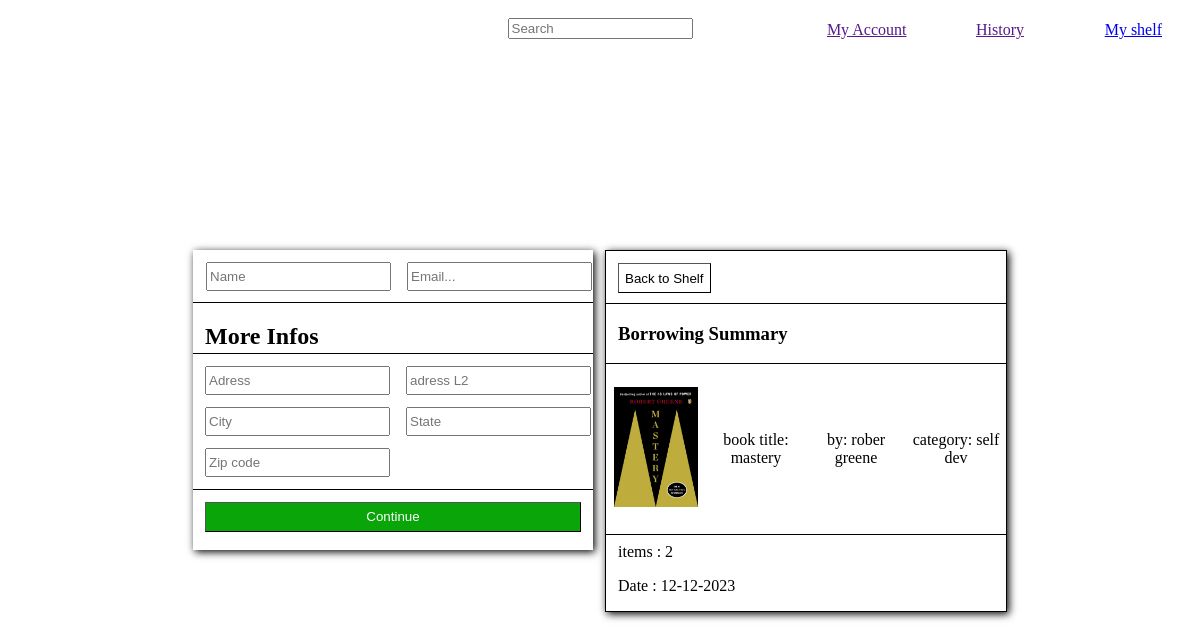
/pages/confirmation/ (signed in), run on an earlier commit of the app's database.
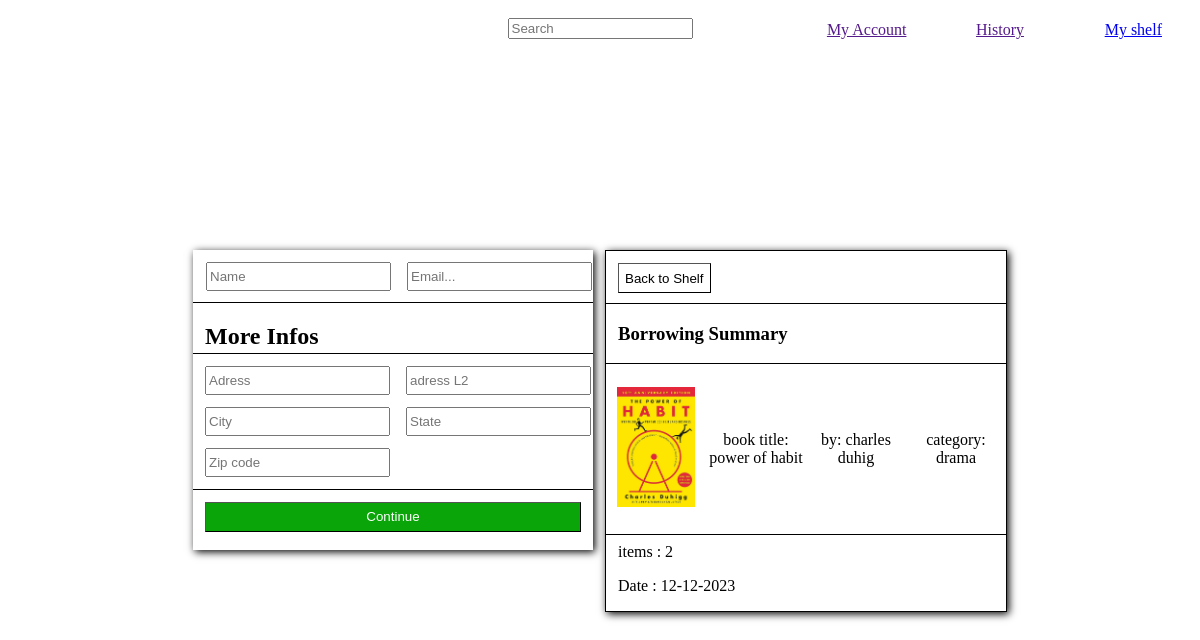
And on a later commit of the database.
### library/models.py (models this page shows, shortened)
class EmpruntItem(models.Model):
  book = models.ForeignKey(Book, on_delete=models.SET_NULL, blank=True, null=True)
  emprunt = models.ForeignKey(Emprunt, on_delete=models.SET_NULL, blank=True, null=True)
  date_added = models.DateTimeField(auto_now_add=True)
  quantity = models.IntegerField(default=0, null=True, blank=True)

class Book(models.Model):
  title = models.CharField(max_length=30, null=True)
  author = models.CharField(max_length=30, null=True)
  category = models.CharField(max_length=30, null=True)
  ISBN = models.CharField(max_length=30, null=True)
  status = models.CharField(max_length=30, null=True)
  image = models.ImageField(null=True, blank=True)
  @property
  def imageURL(self):
    try:
        url = self.image.url
    except:
        url = ''
    return url

### library/views.py (the view)
# urls.py: path('confirmation/',views.confirmation, name='confirmation'),
def confirmation(request):
    if request.user.is_authenticated:
        customer = request.user.customer
        emprunt, created = Emprunt.objects.get_or_create(customer=customer, complete=False)
        items = emprunt.empruntitem_set.all()
    else:
        items =[]
    context = {'items':items, 'emprunt':emprunt,}
    return render(request, 'library/html/confirmation.html', context)

### library/templates/library/html/confirmation.html (shortened to what this page needs)
{% load static %}
<!DOCTYPE html>
<html lang="en">
<head>
  <link rel="stylesheet" href="{% static 'css/home.css' %}">
  <link rel="stylesheet" href="{% static 'css/confirmation.css' %}">
  <link rel="stylesheet" href="{% static 'css/myshelf.css' %}">
</head>
<body>
  <div class="header">
    <div>
    </div>
    <div class="headersearch">
      <input placeholder="Search" type="text" name="" id="">
    </div>
    <div class="headeritems">
      <div><a href=""><p>My Account</p></a></div>
      <div><a href=""><p>History</p></a></div>
      <div><a href="{% url 'myshelf'%}"><p>My shelf</p></a></div>
    </div>
  </div>
  <div class="conf-elements">
    <div class="conf-user-info">
      <div class="name-email">
        <input class="input" type="text" name="" id="" placeholder="Name">
        <input class="input" type="text" name="" id="" placeholder="Email...">
      </div>
      <div class="more-infos">
        <h2>More Infos</h2>
      </div>
      <div class="inputs-adress">
        <input class="input" type="text" name="" id="" placeholder="Adress">
        <input class="input" type="text" name="" id="" placeholder="adress L2">
        <input class="input" type="text" name="" id="" placeholder="City">
        <input class="input" type="text" name="" id="" placeholder="State">
        <input class="input" type="text" name="" id="" placeholder="Zip code">
      </div>
      <div class="button-div"><button class="Continue-button">Continue</button></div>
    </div>
    <div class="conf-user-items">
      <div class="back-to-shelf-button-container"><a href="{% url 'myshelf' %}"><Button class="back-to-shelf-button">Back to Shelf</Button></a></div>
      <div class="brrowing-summary"><h3>Borrowing Summary</h3></div>
      <div class="checkout-items">
        {% for item in items %}
        <div><img class="check-img" src="{{item.book.imageURL}}" alt=""></div>
        <div>book title: {{item.book.title}}</div>
        <div>by: {{item.book.author}}</div>
        <div>category: {{item.book.category}}</div>
        {% endfor %}
      </div>
      <div class="summary-items">
        <p class="summary-items-items">items : 2</p>
        <p class="summary-items-date">Date : 12-12-2023</p>
      </div>
    </div>
  </div>
</body>
</html>

### static/css/home.css (style rules this page uses)
.header { display: grid; grid-template-columns: 1fr 1fr 1fr; height: 60px; position: absolute; left: 0; right: 0; top: 0; bottom: 0; }
.headeritems { align-items: center; text-align: center; display: grid; grid-template-columns: 1fr 1fr 1fr; }
.headersearch { padding-top: 18px; text-align: center; }

### static/css/confirmation.css (style rules this page uses)
.conf-user-info { width: 400px; height: 300px; margin-right: 12px; border-width: 1px; border-color: black; box-shadow: 2px 2px 8px black; }
.conf-elements { margin-top: 250px; display: flex; flex-direction: row; justify-content: center; }
.name-email { align-items: center; text-align: center; justify-content: center; background-color: white; height: 40px; margin-top: 12px; border-bottom-style: solid; border-bottom-color: black; border-bottom-width: 1px; }
.input { height: 23px; margin-left: 12px; margin-bottom: 12px; }
.more-infos { justify-content: center; height: 30px; margin-top: 12px; padding-left: 12px; border-bottom-style: solid; border-bottom-color: black; border-bottom-width: 1px; }
.inputs-adress { margin-top: 12px; border-bottom-style: solid; border-bottom-color: black; border-bottom-width: 1px; }
.button-div { position: relative; margin-top: 12px; }
.Continue-button { position: absolute; left: 12px; right: 12px; height: 30px; background-color: rgb(9, 165, 9); color: white; border-width: 1px; }
.conf-user-items { border-width: 1px; border-color: black; border-style: solid; width: 400px; height: 360px; box-shadow: 2px 2px 8px black; }
.back-to-shelf-button-container { height: 40px; padding-top: 12px; padding-left: 12px; border-bottom-style: solid; border-bottom-color: black; border-bottom-width: 1px; }
.back-to-shelf-button { border-width: 1px; height: 30px; background-color: white; }
.brrowing-summary { padding-left: 12px; border-bottom-style: solid; border-bottom-color: black; border-bottom-width: 1px; }
.checkout-items { justify-content: center; text-align: center; align-items: center; display: grid; height: 170px; grid-template-columns: 1fr 1fr 1fr 1fr; border-bottom-style: solid; border-bottom-color: black; border-bottom-width: 1px; }
.summary-items { padding-left: 12px; }
.summary-items-items, .summary-items-date { margin-top: 8px; padding: 0; }

### static/css/myshelf.css (style rules this page uses)
.check-img { height: 120px; }

What changed in the data, as far as the page shows it:
changed EmpruntItem: book.imageURL: a different picture; book "mastery" → "power of habit"; book.author "rober greene" → "charles duhig"; book.category "self dev" → "drama"
